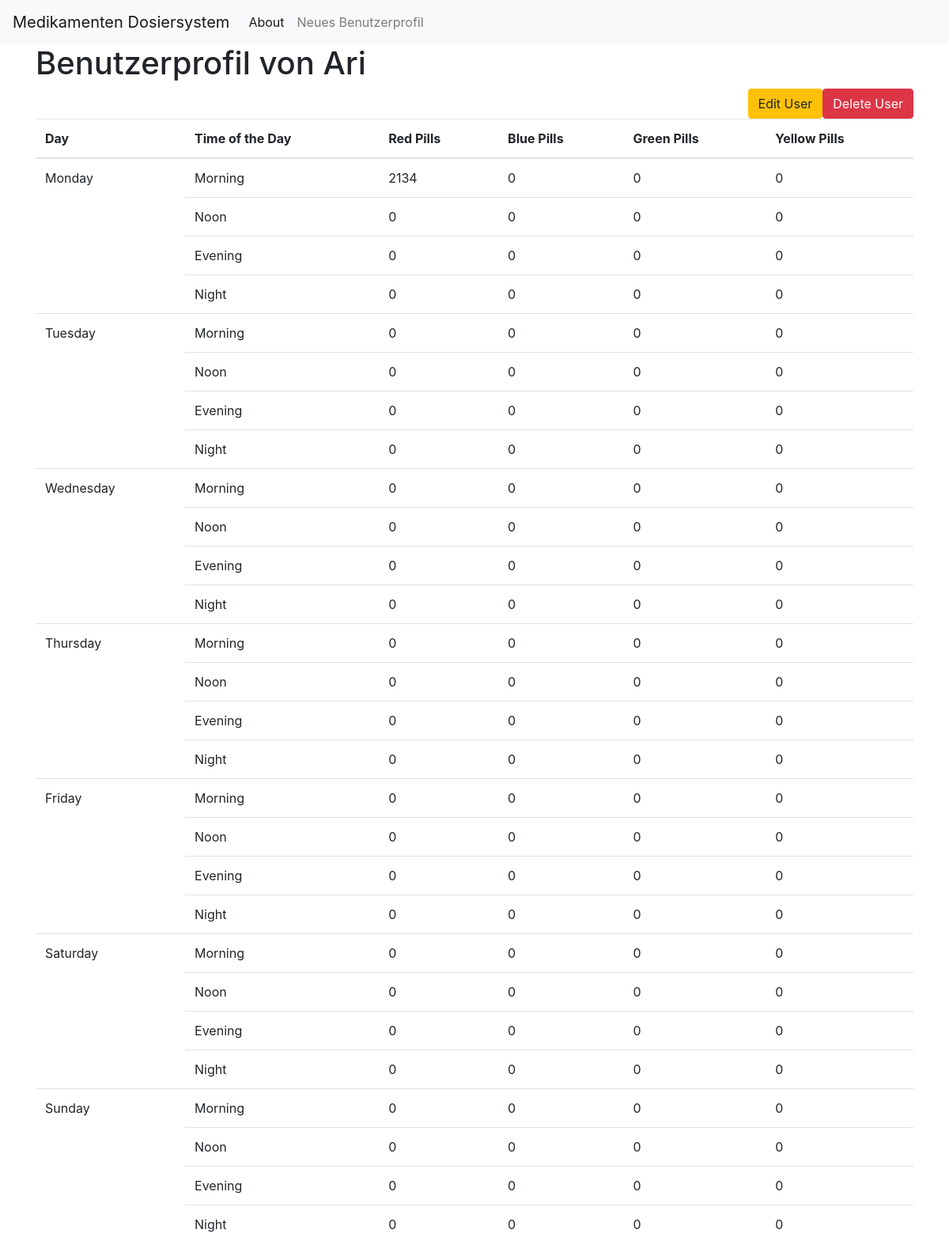
The page /displayUser/9 on the database its author committed.
### tables this page shows
CREATE TABLE Users (
    user_id INTEGER PRIMARY KEY AUTOINCREMENT,
    name TEXT NOT NULL
);

CREATE TABLE UserPlans (
    plan_id INTEGER PRIMARY KEY AUTOINCREMENT,
    user_id INTEGER NOT NULL,
    day_of_week TEXT NOT NULL,
    time_day TEXT NOT NULL, -- morning, noon, evening, night
    pill_id INTEGER NOT NULL,
    quantity INTEGER NOT NULL DEFAULT 0,
    FOREIGN KEY (user_id) REFERENCES Users(user_id),
    FOREIGN KEY (pill_id) REFERENCES Pills(pill_id)
);

### app.py (the view)
@app.route("/displayUser/<int:user_id>")
def displayUser(user_id):
    user = get_user(user_id)
    conn = get_db_connection()
    user_plans_raw = conn.execute('''
        SELECT day_of_week, time_day, Pills.color, UserPlans.quantity
        FROM UserPlans
        JOIN Pills ON UserPlans.pill_id = Pills.pill_id
        WHERE UserPlans.user_id = ?
    ''', (user_id,)).fetchall()
    conn.close()
    user_plans = {day: {time: {'red': 0, 'blue': 0, 'green': 0, 'yellow': 0} for time in ['Morning', 'Noon', 'Evening', 'Night']} for day in ['Monday', 'Tuesday', 'Wednesday', 'Thursday', 'Friday', 'Saturday', 'Sunday']}
    time_mapping = {
        'morning': 'Morning',
        'noon': 'Noon',
        'evening': 'Evening',
        'night': 'Night'
    }
    for plan in user_plans_raw:
        day = plan['day_of_week']
        time = time_mapping.get(plan['time_day'].lower(), plan['time_day'])
        color = plan['color']
        quantity = plan['quantity']
        user_plans[day][time][color] = quantity
    return render_template('displayUser.html', user=user, user_plans=user_plans)

### app.py (called while the page is built)
def get_db_connection():
    conn = sqlite3.connect('database.db')
    conn.row_factory = sqlite3.Row
    return conn

def get_user(user_id):
    conn = get_db_connection()
    user = conn.execute('SELECT * FROM users WHERE user_id = ?',
                        (user_id,)).fetchone()
    conn.close()
    if user is None:
        abort(404)
    return user

### templates/displayUser.html
{% extends "base.html" %}
{% block content %}
<h1> {% block title %} Benutzerprofil von {{ user['name'] }} {% endblock %}</h1>
<a href="{{ url_for('deleteUser', user_id=user['user_id']) }}" class="btn btn-danger" style="float: right;">Delete User</a>
<a href="{{ url_for('editUser', user_id=user['user_id']) }}" class="btn btn-warning" style="float: right; margin-left: 10px;">Edit User</a>
<table class="table">
    <thead>
        <tr>
            <th>Day</th>
            <th>Time of the Day</th>
            <th>Red Pills</th>
            <th>Blue Pills</th>
            <th>Green Pills</th>
            <th>Yellow Pills</th>
        </tr>
    </thead>
    <tbody>
        {% for day in ['Monday', 'Tuesday', 'Wednesday', 'Thursday', 'Friday', 'Saturday', 'Sunday'] %}
            {% for time in ['Morning', 'Noon', 'Evening', 'Night'] %}
            <tr>
                {% if loop.first %}
                <td rowspan="4">{{ day }}</td>
                {% endif %}
                <td>{{ time }}</td>
                <td>{{ user_plans[day][time]['red'] }}</td>
                <td>{{ user_plans[day][time]['blue'] }}</td>
                <td>{{ user_plans[day][time]['green'] }}</td>
                <td>{{ user_plans[day][time]['yellow'] }}</td>
            </tr>
            {% endfor %}
        {% endfor %}
    </tbody>
</table>
{% endblock %}

### rows shown on the page
Users: name "Ari"
UserPlans: day_of_week "Monday", time_day "Morning", quantity "2134", user_plans "0"

### other values the page prints
{{ time }} "Noon" "Evening" "Night" "Morning" "Noon" "Evening" "Night" "Morning" "Noon" "Evening" "Night" "Morning" "Noon" "Evening" "Night" "Morning" "Noon" "Evening" "Night" "Morning" "Noon" "Evening" "Night" "Morning" "Noon" "Evening" "Night"
{{ user_plans[day][time]['red'] }} "0" "0" "0" "0" "0" "0" "0" "0" "0" "0" "0" "0" "0" "0" "0" "0" "0" "0" "0" "0" "0" "0" "0" "0" "0" "0" "0"
{{ user_plans[day][time]['blue'] }} "0" "0" "0" "0" "0" "0" "0" "0" "0" "0" "0" "0" "0" "0" "0" "0" "0" "0" "0" "0" "0" "0" "0" "0" "0" "0" "0"
{{ user_plans[day][time]['green'] }} "0" "0" "0" "0" "0" "0" "0" "0" "0" "0" "0" "0" "0" "0" "0" "0" "0" "0" "0" "0" "0" "0" "0" "0" "0" "0" "0"
{{ user_plans[day][time]['yellow'] }} "0" "0" "0" "0" "0" "0" "0" "0" "0" "0" "0" "0" "0" "0" "0" "0" "0" "0" "0" "0" "0" "0" "0" "0" "0" "0" "0"
{{ day }} "Tuesday" "Wednesday" "Thursday" "Friday" "Saturday" "Sunday"
